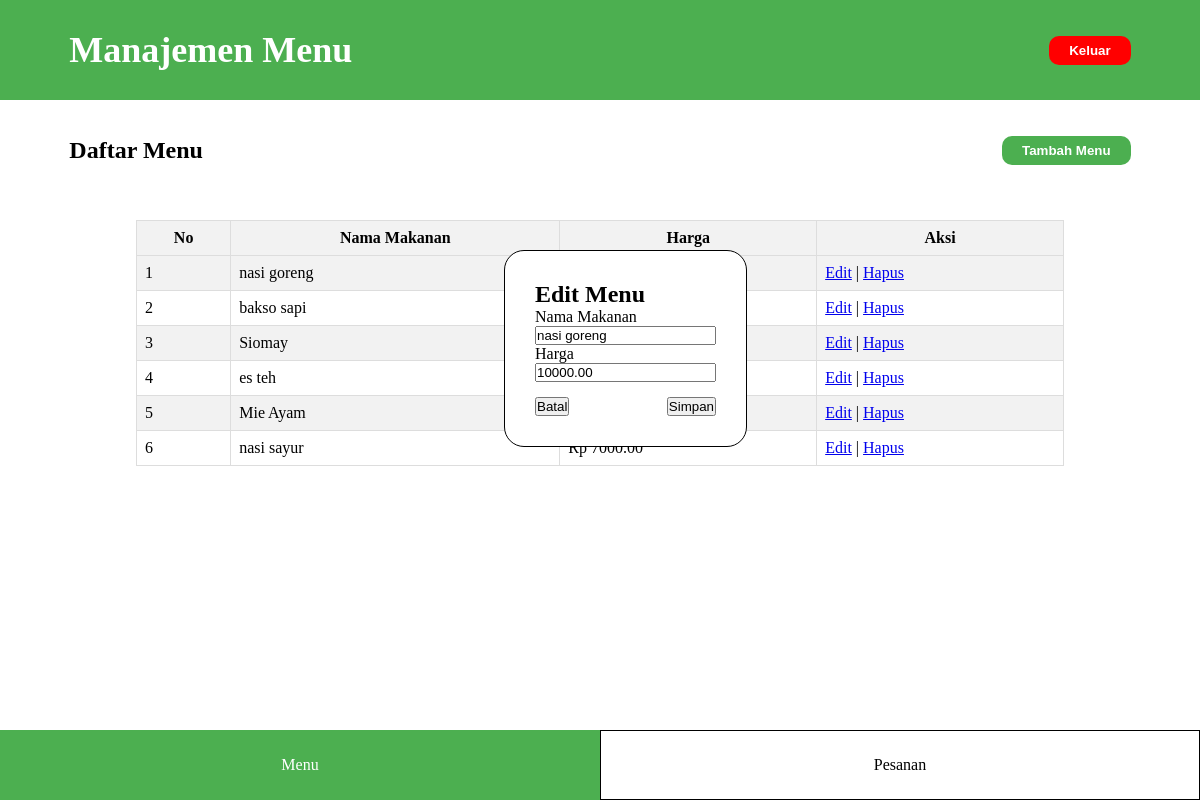
The app's page /admin_menu.php?edit=1 with its own data.
### tables this page shows
CREATE TABLE `menu` (
  `id_menu` int(11) NOT NULL,
  `nama_makanan` varchar(100) DEFAULT NULL,
  `harga` decimal(10,2) DEFAULT NULL
);

### admin_menu.php (the view, shortened to what this page needs)
<?php
include "database.php";
if (isset($_GET['edit'])) {
    $id = $_GET['edit'];
    $sql = "SELECT * FROM menu WHERE id_menu = $id";
    $result = $conn->query($sql);
    if ($result->num_rows > 0) {
        $row = $result->fetch_assoc();
        ?>
        <section style="position: absolute; top: 250px; background-color: white; left: 42%; padding: 30px; border-radius: 20px; border: 1px solid black;">
            <h2>Edit Menu</h2>
            <form action="admin_menu.php" method="POST">
                <label for="nama_makanan">Nama Makanan</label><br>
                <input id="nama_makanan" type="text" name="nama_makanan" value="<?php echo $row['nama_makanan']; ?>"><br>
                <label for="harga">Harga</label><br>
                <input id="harga" type="number" name="harga" value="<?php echo $row['harga']; ?>"><br>
                <div style="display: flex; justify-content: space-between; margin-top: 15px;">
                    <button onclick="window.location.href='admin_menu.php'">Batal</button>
                    <button type="submit" name="edit">Simpan</button>
                </div>
            </form>
        </section>
        <?php
    } else {
        echo "Data tidak ditemukan!";
    }
}
$sql_select = "SELECT * FROM menu";
$result = $conn->query($sql_select);
?>
<!DOCTYPE html>
<html lang="en">
<head>
</head>
<body>
    <header>
        <p>Manajemen Menu</p>
        <button onclick="window.location.href='masuk.php'">Keluar</button>
    </header>
     <section class="judul">
        <h2>Daftar Menu</h2>
        <button onclick="tampilkanDivTambah()">Tambah Menu</button>
    </section>
    <section class="data">
        <table border="1" cellspacing="0" cellpadding="5">
            <tr>
                <th>No</th>
                <th>Nama Makanan</th>
                <th>Harga</th>
                <th>Aksi</th>
            </tr>
            <?php
            if ($result->num_rows > 0) {
                $no = 1;
                while ($row = $result->fetch_assoc()) {
                    echo "<tr>";
                    echo "<td>" . $no++ . "</td>";
                    echo "<td>" . $row['nama_makanan'] . "</td>";
                    echo "<td>Rp " . $row['harga'] . "</td>";
                    echo "<td>";
                    echo "<a href='admin_menu.php?edit=" . $row['id_menu'] . "'>Edit</a> | ";
                    echo "<a href='admin_menu.php?hapus=" . $row['id_menu'] . "' onclick='return confirm(\"Yakin ingin menghapus?\")'>Hapus</a>";
                    echo "</td>";
                    echo "</tr>";
                }
            } else {
                echo "<tr><td colspan='4'>Tidak ada data</td></tr>";
            }
            ?>
        </table>
    </section>
    <footer>
        <a class="menu1" href="admin_menu.php">Menu</a>
        <a class="menu2" href="admin_pesanan.php">Pesanan</a>
    </footer>
</body>
</html>

### admin_menu.php (style rules this page uses)
* { margin: 0; padding: 0; box-sizing: border-box; }
header { width: 100%; height: 100px; background-color: #4CAF50; display: flex; justify-content: space-between;; align-items: center; padding: 0 5.78vw; }
header p { font-size: 2.25rem; color: white; font-weight: bold; }
header button { padding: 7px 20px; background-color: red; border: none; color: white; font-weight: bold; border-radius: 10px; cursor: pointer; }
.judul { width: 100%; height: 100px; display: flex; justify-content: space-between;; align-items: center; padding: 0 5.78vw; }
.judul button { padding: 7px 20px; background-color: #4CAF50; border: none; color: white; font-weight: bold; border-radius: 10px; cursor: pointer; }
.data { display: flex; justify-content: center; align-items: center; flex-direction: column; min-height: 200px; padding: 20px; }
.data table { width: 80%; border-collapse: collapse; margin-bottom: 20px; }
.data th, .data td { border: 1px solid #ddd; padding: 8px; text-align: left; }
.data th { background-color: #f2f2f2; text-align: center; font-weight: bold; }
.data tr:nth-child(even) { background-color: #f2f2f2; }
footer { width: 100%; display: flex; height: 70px; position: fixed; bottom: 0; }
footer a { width: 50%; display: flex; justify-content: center; align-items: center; }
footer .menu1 { background-color: #4CAF50; text-decoration: none; color: white; }
footer .menu2 { background-color: white; text-decoration: none; color: black; border: 1px solid black }

### records on screen
menu: nama_makanan "nasi goreng", harga "10000.00"
menu: nama_makanan "bakso sapi"
menu: nama_makanan "Siomay"
menu: nama_makanan "es teh"
menu: nama_makanan "Mie Ayam"
menu: nama_makanan "nasi sayur", harga "7000.00"
